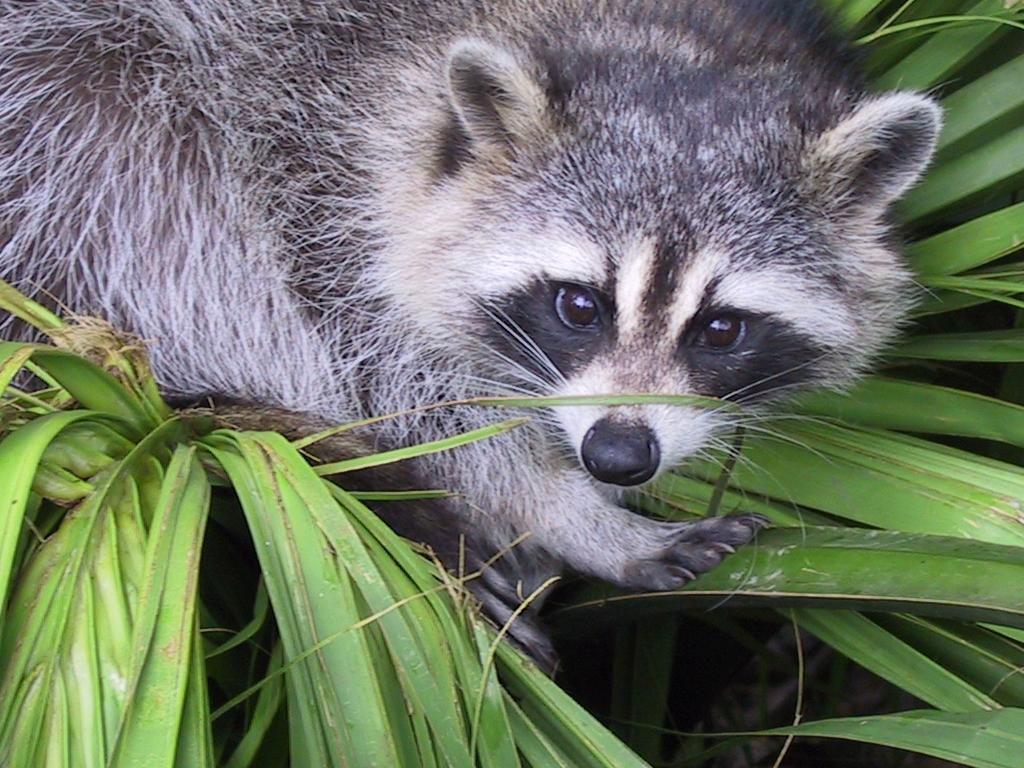
#> input picture ex03/animal.jpeg, 1024 x 768 px
$ python zoom.py
#> lines starting #> are read from the running program, lines starting #| are printed output that depends on the picture
### ex03/load_image.py
import numpy as np
from PIL import Image
from PIL.JpegImagePlugin import JpegImageFile

def are_input_values_valid(path: str):
    validation_result:bool = True
    try:
        assert type(path) == str, 'Type of input parameter must be str. Now it is {}'.format(str(type(path)))
    except Exception as e:
        print('{}: {}'.format(type(e).__name__, str(e)))
        validation_result:bool = False
    return validation_result


def ft_load(path: str) -> np.ndarray:
    '''
    A function that loads an image, prints its format, and RETURN its pixels content in RGB format.
    '''
#> called with path = 'animal.jpeg'
    image_array:np.ndarray = np.array([])
    if are_input_values_valid(path):
        try:
            image:JpegImageFile = Image.open(path)
#> image is the input picture: PIL image 1024x768 RGB; mean R, G, B 110.7, 117.7, 102.1
            image_array:np.ndarray = np.asarray(image)
            print('The shape of image is: {}'.format(image_array.shape))
#| The shape of image is: (768, 1024, 3)
        except Exception as e:
            print('{}: {}'.format(type(e).__name__, str(e)))
    return image_array

### ex03/zoom.py
from load_image import ft_load
import numpy as np
from PIL import Image

def zoom_area() -> tuple:
    start_row:int = 120
    end_row:int = start_row + 400
    start_col:int = 450
    end_col:int = start_col + 400
    return (start_row, end_row, start_col, end_col)


def main(path:str) -> None:
    '''
    A program that load the image "animal.jpeg", print some information about it and display it after "zooming".
    '''
    image_array:np.ndarray = ft_load(path)
    if len(image_array) > 0:
        print(image_array)
#> (printed output is left out)
        (start_row, end_row, start_col, end_col) = zoom_area()
        zoomed_image_array:np.ndarray = image_array[start_row:end_row, start_col:end_col, 0]
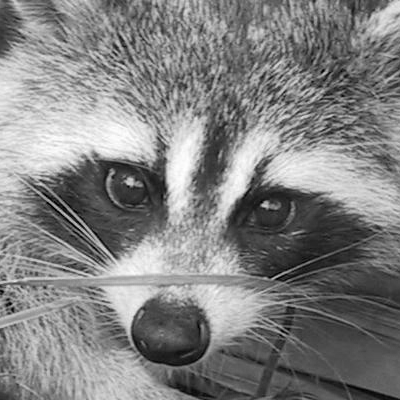
#> zoomed_image_array: shape (400, 400); min 0, max 255, mean 129.4
        zoomed_image:Image = Image.fromarray(zoomed_image_array)
        print('New shape after slicing: {}'.format(str(zoomed_image_array.shape)))
#| New shape after slicing: (400, 400)
        zoomed_image.show()

if __name__ == '__main__':
    path:str = 'animal.jpeg'
    main(path)
